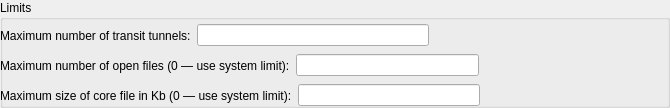
     <widget class="QGroupBox" name="groupBox_limits__2">
      <property name="minimumSize">
       <size>
        <width>0</width>
        <height>108</height>
       </size>
      </property>
      <property name="maximumSize">
       <size>
        <width>16777215</width>
        <height>108</height>
       </size>
      </property>
      <property name="title">
       <string>Limits</string>
      </property>
      <widget class="QWidget" name="horizontalLayoutWidget_29">
       <property name="geometry">
        <rect>
         <x>0</x>
         <y>20</y>
         <width>661</width>
         <height>31</height>
        </rect>
       </property>
       <layout class="QHBoxLayout" name="horizontalLayout_35">
        <item>
         <widget class="QLabel" name="label_35">
          <property name="text">
           <string>Maximum number of transit tunnels:</string>
          </property>
         </widget>
        </item>
        <item>
         <widget class="QLineEdit" name="maxNumOfTransitTunnelsLineEdit"/>
        </item>
        <item>
         <spacer name="horizontalSpacer_23">
          <property name="orientation">
           <enum>Qt::Horizontal</enum>
          </property>
          <property name="sizeHint" stdset="0">
           <size>
            <width>40</width>
            <height>20</height>
           </size>
          </property>
         </spacer>
        </item>
       </layout>
      </widget>
      <widget class="QWidget" name="horizontalLayoutWidget_30">
       <property name="geometry">
        <rect>
         <x>0</x>
         <y>50</y>
         <width>661</width>
         <height>31</height>
        </rect>
       </property>
       <layout class="QHBoxLayout" name="horizontalLayout_36">
        <item>
         <widget class="QLabel" name="label_36">
          <property name="text">
           <string>Maximum number of open files (0 — use system limit):</string>
          </property>
         </widget>
        </item>
        <item>
         <widget class="QLineEdit" name="maxNumOfOpenFilesLineEdit"/>
        </item>
        <item>
         <spacer name="horizontalSpacer_24">
          <property name="orientation">
           <enum>Qt::Horizontal</enum>
          </property>
          <property name="sizeHint" stdset="0">
           <size>
            <width>40</width>
            <height>20</height>
           </size>
          </property>
         </spacer>
        </item>
       </layout>
      </widget>
      <widget class="QWidget" name="horizontalLayoutWidget_31">
       <property name="geometry">
        <rect>
         <x>0</x>
         <y>80</y>
         <width>661</width>
         <height>31</height>
        </rect>
       </property>
       <layout class="QHBoxLayout" name="horizontalLayout_37">
        <item>
         <widget class="QLabel" name="label_37">
          <property name="text">
           <string>Maximum size of core file in Kb (0 — use system limit):</string>
          </property>
         </widget>
        </item>
        <item>
         <widget class="QLineEdit" name="coreFileMaxSizeNumberLineEdit"/>
        </item>
        <item>
         <spacer name="horizontalSpacer_25">
          <property name="orientation">
           <enum>Qt::Horizontal</enum>
          </property>
          <property name="sizeHint" stdset="0">
           <size>
            <width>40</width>
            <height>20</height>
           </size>
          </property>
         </spacer>
        </item>
       </layout>
      </widget>
     </widget>
